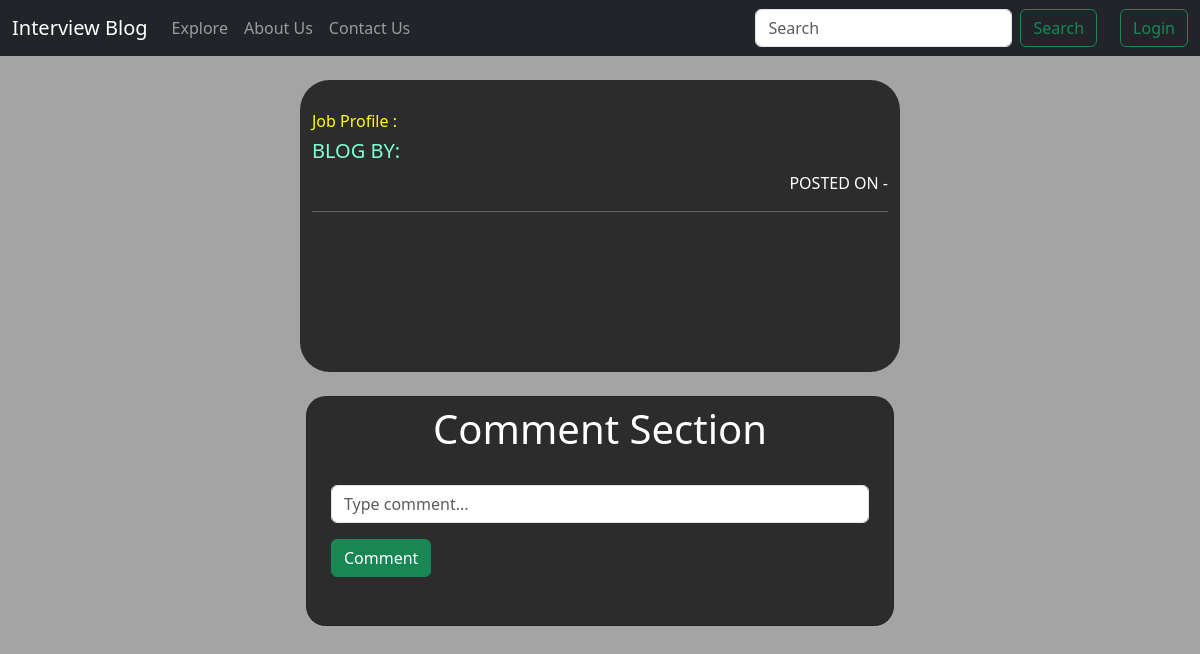
Page /view/abc-3 on the earlier database version.
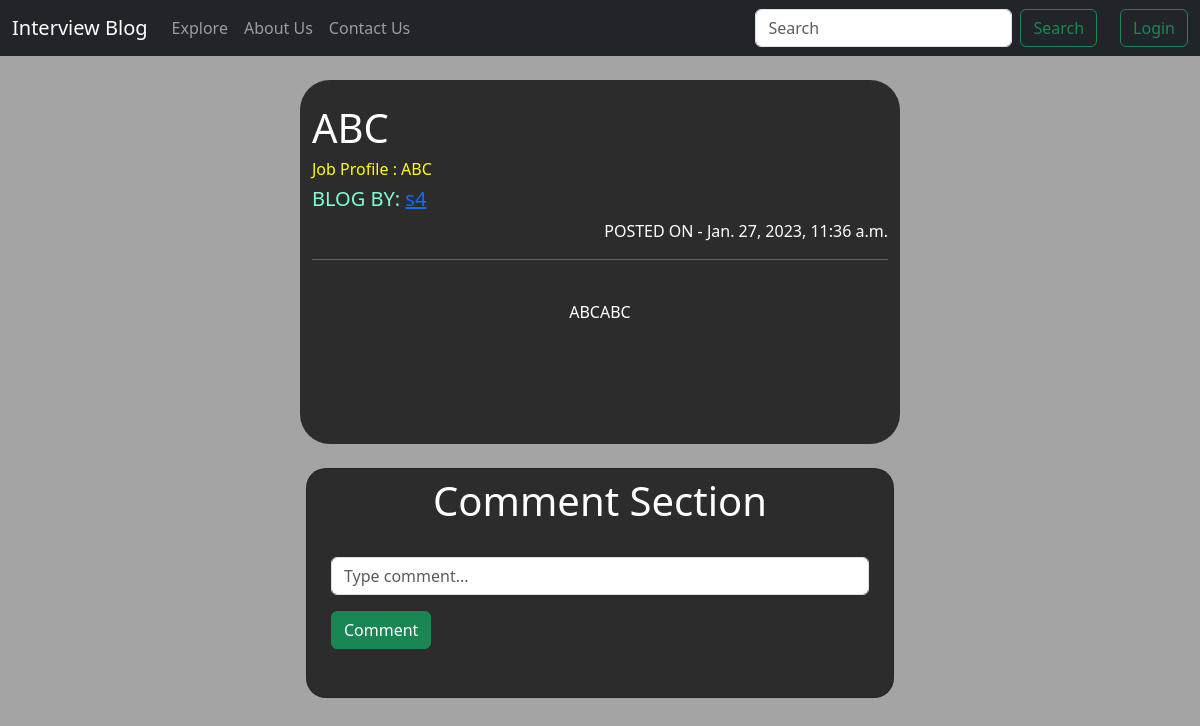
Same page on the later database version.
### blog/models.py (models this page shows, shortened)
class Blog(models.Model):
    id=models.BigAutoField(primary_key=True)
    company_name=models.CharField(max_length=100)
    job_profile=models.CharField(max_length=100)
    work_ex=models.IntegerField()
    offer_type=models.CharField(max_length=50)
    experience=RichTextField(blank=True,null=True)
    slug = AutoSlugField(populate_from='company_name',unique=True,default=None)
    rate=models.IntegerField(validators=[MaxValueValidator(10),MinValueValidator(0)], null=True)
    author=models.CharField(max_length=50, null=True)
    favourites=models.ManyToManyField(User, default=None, blank=True)
    updated_at=models.DateTimeField(auto_now_add=True)

### blog/views.py (the view)
# urls.py: path('view/<str:slug>',views.viewblog,name="View Blog"),
def viewblog(request, slug):
    post = Blog.objects.filter(slug=slug).first()
    comments=BlogComment.objects.filter(post=post).order_by("-timestamp")
    param = {"post":post,"comments":comments}
    return render(request,'blog/viewblog.html',param)

### blog/templates/blog/viewblog.html (shortened to what this page needs)
{% extends 'blog/base.html' %}
{% block body %}
<div class="container mt-4 mb-4">
    <br>
    <h1>{{post.company_name}}</h1>
    <h6 class="profile">Job Profile : {{post.job_profile}}</h6>
    <h5 class="blog_by">BLOG BY: <a href="profile/{{post.author}}">{{post.author}}</a></h5>
    <p style="text-align:right">POSTED ON - {{post.updated_at}}</p>
    <hr>
    <br>
    <p class="exp mb-4" align="center">{{post.experience|safe}}</p>
    <br>
    <br>
    <br>
    <br>
    </div>
    <div class="row d-flex justify-content-center">
      <div class="col-md-8 col-lg-6" >
        <div class="card shadow-0 comm">
          <h1 class="mt-2 mb-2"align = "center" style="color:white">Comment Section</h1>
          <div class="card-body p-4">
            <form method="post" action="/postcomment">
            <div class="form-outline mb-4">
              <input type="text" id="comment" name="comment" class="form-control" placeholder="Type comment..." />
              <button class="btn btn-success mt-3 " type="submit">Comment</button>
            </div>
            </form>
          </div>
        </div>
      </div>
    </div>
{% endblock %}

Differences in the rows shown:
added Blog: company_name "ABC", job_profile "ABC", author "s4", updated_at "Jan. 27, 2023, 11:36 a.m.", experience "ABCABC"
